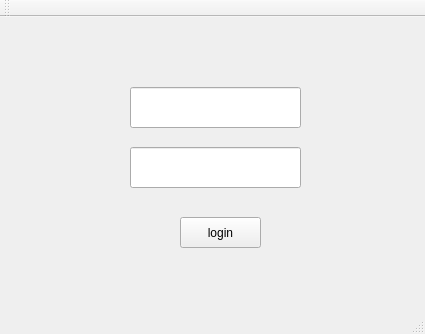
<?xml version="1.0" encoding="UTF-8"?>
<ui version="4.0">
 <class>adLoginClassClass</class>
 <widget class="QMainWindow" name="adLoginClassClass">
  <property name="geometry">
   <rect>
    <x>0</x>
    <y>0</y>
    <width>425</width>
    <height>334</height>
   </rect>
  </property>
  <property name="windowTitle">
   <string>adLoginClass</string>
  </property>
  <widget class="QWidget" name="centralWidget">
   <widget class="QPushButton" name="pushButton">
    <property name="geometry">
     <rect>
      <x>180</x>
      <y>200</y>
      <width>81</width>
      <height>31</height>
     </rect>
    </property>
    <property name="text">
     <string>login</string>
    </property>
   </widget>
   <widget class="QLineEdit" name="lineEdit">
    <property name="geometry">
     <rect>
      <x>130</x>
      <y>70</y>
      <width>171</width>
      <height>41</height>
     </rect>
    </property>
   </widget>
   <widget class="QLineEdit" name="lineEdit_2">
    <property name="geometry">
     <rect>
      <x>130</x>
      <y>130</y>
      <width>171</width>
      <height>41</height>
     </rect>
    </property>
   </widget>
  </widget>
  <widget class="QMenuBar" name="menuBar">
   <property name="geometry">
    <rect>
     <x>0</x>
     <y>0</y>
     <width>425</width>
     <height>22</height>
    </rect>
   </property>
  </widget>
  <widget class="QToolBar" name="mainToolBar">
   <attribute name="toolBarArea">
    <enum>TopToolBarArea</enum>
   </attribute>
   <attribute name="toolBarBreak">
    <bool>false</bool>
   </attribute>
  </widget>
  <widget class="QStatusBar" name="statusBar"/>
 </widget>
 <layoutdefault spacing="6" margin="11"/>
 <resources/>
 <connections>
  <connection>
   <sender>pushButton</sender>
   <signal>clicked()</signal>
   <receiver>adLoginClassClass</receiver>
   <slot>change_adclass()</slot>
   <hints>
    <hint type="sourcelabel">
     <x>213</x>
     <y>250</y>
    </hint>
    <hint type="destinationlabel">
     <x>337</x>
     <y>273</y>
    </hint>
   </hints>
  </connection>
 </connections>
 <slots>
  <slot>change_adclass()</slot>
 </slots>
</ui>
